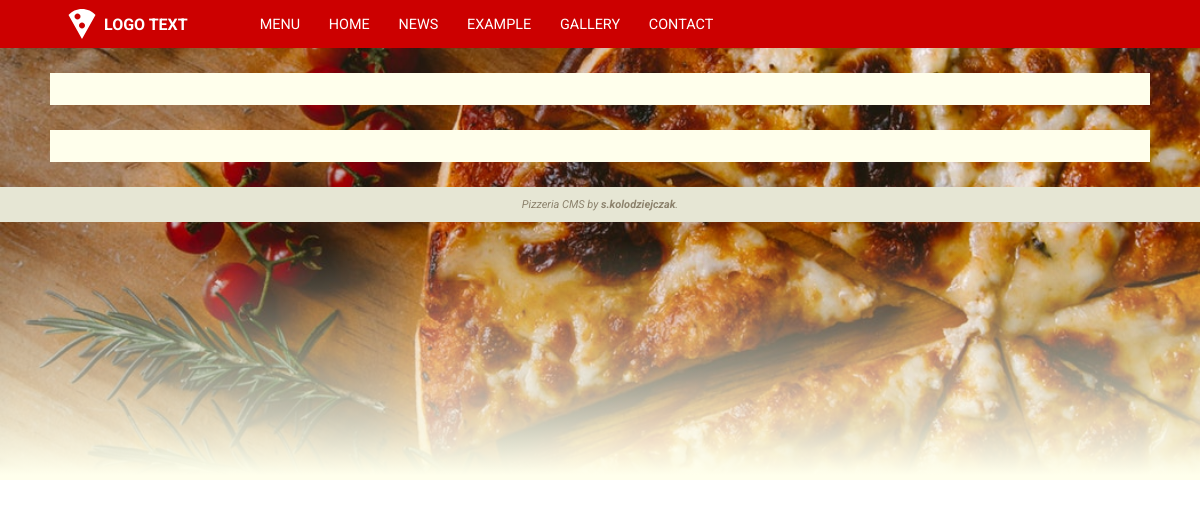
The app's page /page/menu with its own data.
### base/models.py (models this page shows, shortened)
class AppConfig(models.Model):
  title = models.CharField(max_length = 120)
  favicon = models.ImageField(blank = True, upload_to = 'config')
  logo_image = models.ImageField(blank = True, upload_to = 'config')
  logo_text =  models.CharField(blank = True, max_length = 40)
  homepage = models.ForeignKey(Navigation, on_delete = models.DO_NOTHING, blank = False, null = True)
  background_image = models.ImageField(blank = True, upload_to = 'config')
  background_color = RGBColorField()
  accent_color_1 = RGBColorField()
  accent_color_2 = RGBColorField()
  accent_color_3 = RGBColorField()
  text_color_1 = RGBColorField()
  text_color_2 = RGBColorField()
  small_font_size = models.IntegerField(default=11,validators=[
    MinValueValidator(6),
    MaxValueValidator(12)
  ])
  normal_font_size = models.IntegerField(default=14,validators=[
    MinValueValidator(12),
    MaxValueValidator(18)
  ])
  big_font_size = models.IntegerField(default=30,validators=[
    MinValueValidator(18),
    MaxValueValidator(36)
  ])

class Navigation(models.Model):
  url = models.SlugField(max_length = 40, unique = True)
  label = models.CharField(max_length = 50)
  subsite = models.ForeignKey(Subsite, on_delete = models.CASCADE, blank = False, null = True)
  sort = models.PositiveIntegerField(default = 0)
  application = models.CharField(max_length = 40, blank = True)
  visible = models.BooleanField(default = True, blank = False)
  class Meta(object):
    ordering = ['sort']

### base/views.py (the view)
# urls.py: path('<slug:url>', views.index, name='index'),
def index(request, url, param = None):
  try:
    link = Navigation.objects.filter(visible = True, url = url)[:1].get()
    if(link.subsite is None):
      return views[link.application].index(request, param)
    else:
      return render(request, 'subsite/index.html', {
        'item': link.subsite
      })
  except ObjectDoesNotExist:
    raise Http404

### base/utils.py (called while the page is built)
def get_navigation():
  return Navigation.objects.order_by('sort')

def get_config():
  return AppConfig.objects.all()[:1].get()

def get_ad():
  try:
    return Ad.objects.all()[:1].get()
  except ObjectDoesNotExist:
    return None

def render(request, templateUrl, viewbag = {}):
    ad = get_ad()
    cfg = get_config()
    nav = get_navigation()
    return django_render(request, templateUrl, {
      'ad': ad,
      'cfg': cfg,
      'nav': nav,
      'viewbag': viewbag,
    })

### menu/views.py (called while the page is built)
def index(request, param = None):
  try:
    categories = Category.objects.all()
    return render(request, 'menu/index.html', {
      'categories': categories
    })
  except:
    return HttpResponseBadRequest()

### menu/templates/menu/index.html (shortened to what this page needs)
{% extends "base/base.html" %}
{% load static %}
{% block styles %}
  <link rel="stylesheet" type="text/css" href="{% static 'menu/styles/menu.css' %}">
{% endblock %}

### base/templates/base/base.html (shortened to what this page needs)
{% extends "base/layout.html" %}
{% load static %}
{% block header %}
  <a class="logo" href="/">
    {% if cfg.logo_image %}
      <img class="logo__image" src="{{cfg.logo_image.url}}"/>
    {% endif %}
    <span class="logo__text">
      {{ cfg.logo_text }}
    </span>
  </a>
  <nav class="nav">
  {% for item in nav %}
    <a class="nav__link" href="{% url 'base:index' item.url %}">{{ item.label }}</a>
  {% endfor %}
  </nav>
{% endblock %}
{% block footer %}
  <p>Pizzeria CMS by <span class="bold">s.kolodziejczak</span>.</p>
{% endblock %}

### base/templates/base/layout.html (shortened to what this page needs)
{% load static %}
<!DOCTYPE html>
<html lang="en">
  <head>
    <link rel="stylesheet" type="text/css" href="{% static 'base/styles/layout.css' %}">
    <link rel="stylesheet" type="text/css" href="{% static 'base/styles/base.css' %}">
    {% block styles %}{% endblock %}
  </head>
  <body>
    <div class="page" style="background:{{ cfg.background_color }}">
      {% if cfg.background_image %}
        <div class="page__background"
             style="background-image:url('{{cfg.background_image.url}}')"></div>
      {% endif %}
      <header class="page__header">
        {% block header %}{% endblock %}
      </header>
      {% if ad %}
        <div class="page__ad">
        </div>
      {% endif %}
      <main class="page__content">
      </main>
      <footer class="page__footer">
        {% block footer %}{% endblock %}
      </footer>
    </div>
  </body>
</html>

### base/static/base/styles/layout.css (style rules this page uses)
html, body { min-height: 100%; margin: 0; padding: 0; }
* { font-family: 'Roboto', sans-serif; }
.page { display: flex; flex-direction: column; min-height: 100%; margin: auto; }
.page__header, .page__nav, .page__footer { display: flex; }
.page__ad, .page__content { margin: 25px 50px; }
.page__content { flex: 1; margin-top: 50px; }
.page__ad + .page__content { margin-top: 0; }
.page__footer { min-height: 2em; }
.page__header, .page__ad, .page__content, .page__footer { z-index: 1; }
.page__background { top: 0; bottom: 40%; left: 0; right: 0; background-size: cover; position: absolute; background-position: center; }
.page__background::after { content: ""; position: absolute; bottom: 0; top: 0; left: 0; right: 0; background: linear-gradient(to bottom, rgba(255,255,255,0) 0%, rgba(255,255,255,0) 50%, var(--background-color) 99%, var(--background-color) 100%); }

### base/static/base/styles/base.css (style rules this page uses)
.page__header { background: var(--accent-color-1); height: 3em; min-height: 3em; padding: 0 4em; }
.page__ad, .page__content { padding: 1em; background: var(--background-color); }
.page__footer { align-items: center; background: var(--background-color); color: var(--text-color-2); filter: brightness(90%); font-size: var(--small-font-size); font-style: italic; justify-content: center; }
.logo, .nav, .nav__link { align-items: center; display: flex; justify-content: center; }
.nav__link { margin: 0; padding: 0; height: 100%; }
.logo { color: var(--accent-color-3); font-size: var(--medium-font-size); font-weight: 700; outline: 0; text-decoration: none; }
.logo__image + .logo__text { margin-left: .25em; }
.nav { color: var(--accent-color-3); font-size: .9em; height: 100%; margin-left: 4em; }
.nav__link { text-transform: uppercase; text-decoration: none; color: inherit; outline: none; padding: 0 1em; background: var(--accent-color-1); }
.bold { font-weight: bolder; }

### records on screen
AppConfig: background_image (picture), logo_image (picture), logo_text "LOGO TEXT"
Navigation: label "MENU"
Navigation: label "HOME"
Navigation: label "NEWS"
Navigation: label "EXAMPLE"
Navigation: label "GALLERY"
Navigation: label "CONTACT"
